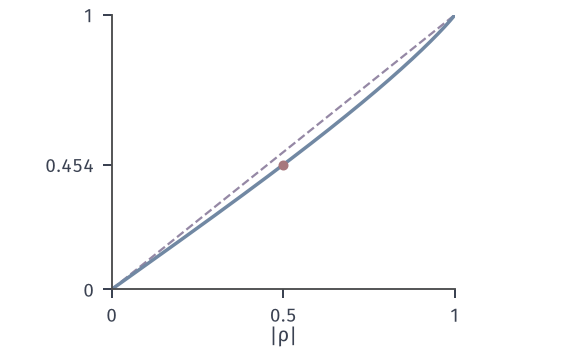

Write the Python code that produced this figure.
"""Distance correlation of the standard bivariate Gaussian as a function of |rho| (closed form of Szekely-Rizzo-Bakirov),
purple dashed reference |rho|; red dot rho = 0.5, dCor = 0.454.  Spot check by Gauss-Hermite quadrature (60 x 60 nodes)."""
from pathlib import Path
import sys, math
HERE = Path(__file__).resolve().parent
sys.path.insert(0, str(HERE.parent/"dep-common"))
from common import *

r = np.linspace(0, 1, 401)
fig, ax = figure(width_mm=80, height_mm=50)
ax.plot(r, r, color=PURPLE, lw=.9, ls='--')
ax.plot(r, gauss_dcor(r), color=BLUE, lw=1.4)
ax.plot([.5], [gauss_dcor(.5)], 'o', color=RED, ms=3)
ax.set_xlim(0, 1); ax.set_ylim(0, 1); ax.set_xticks([0, .5, 1]); ax.set_yticks([0, .454, 1])
ax.set_xlabel('$|\\rho|$', labelpad=0)
ax.set_box_aspect(.8); gfmt(ax)
zs, zw = np.polynomial.hermite_e.hermegauss(60); zw = zw/zw.sum()
Z1, Z2 = np.meshgrid(zs, zs, indexing='ij'); W = np.outer(zw, zw).ravel()
chk = {}
for rho in (.3, .5, .8):
    X = Z1.ravel(); Y = (rho*Z1+math.sqrt(1-rho*rho)*Z2).ravel()
    chk[str(rho)] = [float(gauss_dcor(rho)), dcor_points(X, Y, W)]
save(fig, HERE, 'figure', {'formula_vs_quadrature': chk})
